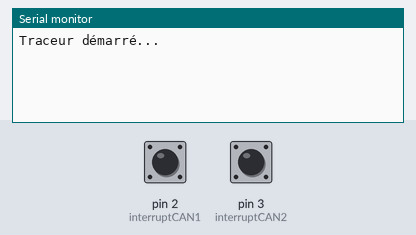
The sketch below on a simulated Arduino Nano, built with avr-gcc and run on an emulated ATmega328P. Shown: the last lines printed to the serial monitor. The test bench sets the inputs (shaded band); at power-on: pin 2 (interruptCAN1) HIGH, pin 3 (interruptCAN2) HIGH.

Above: at 1.2 s.
1.3 s: pin 2 (interruptCAN1) pulled LOW for 0.15 s
At 1.9 s:
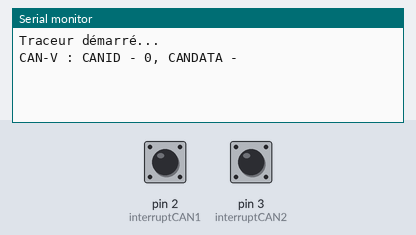
2.9 s: pin 3 (interruptCAN2) pulled LOW for 0.15 s
At 4.3 s:
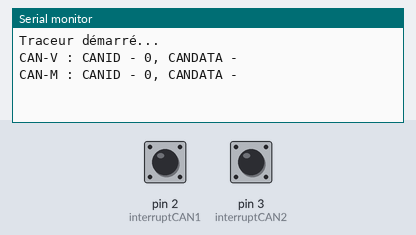

Measured:
- after the input at 1.3 s, the serial monitor: prints a new line at once (image 1)
- after the input at 2.9 s, the serial monitor: prints a new line at once (image 2)

The sketch:

desYeuxDeBique.ino
```cpp
#include <mcp_can.h>

/*****************************************************************************
 *          Des yeux de bique !
 *          Application Arduino pour monitoring CAN
 *          spécifique pour CAN Véhicule + CAN multimédia.
 *
******************************************************************************
 Mapping des Arduino (ici Nano et Mini Pro)
******************************************************************************
  Pin 0 (RX) :                          Pin 1 (TX) :
  Pin 2      : Interruption CAN1        Pin 3 (PMW): Interruption CAN2
  Pin 4      :                          Pin 5 (PMW): CAN1
  Pin 6 (PMW):                          Pin 7      :
  Pin 8      :                          Pin 9 (PMW):
  Pin 10(PMW): CAN2                     Pin 11(PWM): CAN SPI MOSI (SI sur cartes CAN)
  Pin 12     : CAN SPI MISO (SO sur CAN)Pin 13     : CAN SPI CLOCK (SCK sur cartes CAN)
  Pin 14 A0  :                          Pin 15 A1  :
  Pin 16 A2  :                          Pin 17 A3  :
  Pin 18 A4  :                          Pin 19 A5  :
******************************************************************************
  Pour le CAN1 : Le CANH est reliée au port 6 de l'ODB2
  Pour le CAN1 : Le CANL est reliée au port 14 de l'ODB2
  Pour le CAN2 : Le CANH est reliée au port 13 de l'ODB2
  Pour le CAN2 : Le CANL est reliée au port 12 de l'ODB2

  L'alimentation (/!\ entre 13 et 15v ) via un régulateur pour abaisser à
  8-12v est connecté aux broches 16 (+power) 4 et  5 (GND)

******************************************************************************
   Communication Serial over USB :
   Configuration du port série :
   115200 8N1
******************************************************************************

*/

/* Section paramétrage */

// Connexion pins
const int interruptCAN1 = 2; // Port 2 pour interruption DATA CAN1
const int interruptCAN2 = 3; // Port 3 pour interruption DATA CAN2
const int portCAN1 = 5; // Le CAN1 (véhicule) est sur le port 5
const int portCAN2 = 10;// Le CAN2 (véhicule) est sur le port 10

// Variables liées au CAN
unsigned char stmp[8] = {0x00, 0x00, 0x00, 0x00, 0x00, 0x00, 0x00, 0x00}; // Modèle de message
MCP_CAN CAN1(portCAN1); // Définit CS broche 5 pour can1
MCP_CAN CAN2(portCAN2); // Définit CS broche 10 pour can2

void setup(){

    Serial.begin(115200); // il faut au moins ça !
    CAN1.begin(CAN_500KBPS, MCP_8MHz); // init can bus : baudrate = 500k / 8MHz
    CAN2.begin(CAN_500KBPS, MCP_8MHz); // init can bus : baudrate = 500k / 8MHz

    attachInterrupt(digitalPinToInterrupt(interruptCAN1),CAN1_INTERRUPT,FALLING); // Mise en place de l'interruption en cas de données sur le CAN1
    attachInterrupt(digitalPinToInterrupt(interruptCAN2),CAN2_INTERRUPT,FALLING); // Mise en place de l'interruption en cas de données sur le CAN2

    while(!Serial) {
      ; // Attente de l'initialisation
    }
    Serial.println("Traceur démarré...");

}

void CAN1_INTERRUPT()
{
        unsigned char len = 0;
        unsigned char rxBuf[8];
        long unsigned int rxId;

        CAN1.readMsgBuf(&len, rxBuf); // Lire les données: len = longueur des données, rxBuf = data des données
        rxId = CAN1.getCanId(); // Récupère l'identifiant du message

        Serial.print("CAN-V : CANID - ");
        Serial.print(rxId, HEX);
        Serial.print(", CANDATA -");
        for(byte i=0; i<len; i++) {
          Serial.print(rxBuf[i], HEX);
          Serial.print(" ");
        }
        Serial.println();

}

void CAN2_INTERRUPT()
{
        unsigned char len = 0;
        unsigned char rxBuf[8];
        long unsigned int rxId;

        CAN2.readMsgBuf(&len, rxBuf); // Lire les données: len = longueur des données, rxBuf = data des données
        rxId = CAN2.getCanId(); // Récupère l'identifiant du message

        Serial.print("CAN-M : CANID - ");
        Serial.print(rxId, HEX);
        Serial.print(", CANDATA -");
        for(byte i=0; i<len; i++) {
          Serial.print(rxBuf[i], HEX);
          Serial.print(" ");
        }
        Serial.println();
}

void loop(){
     /* Tout est réalisé par interruptions ! */
}
```
